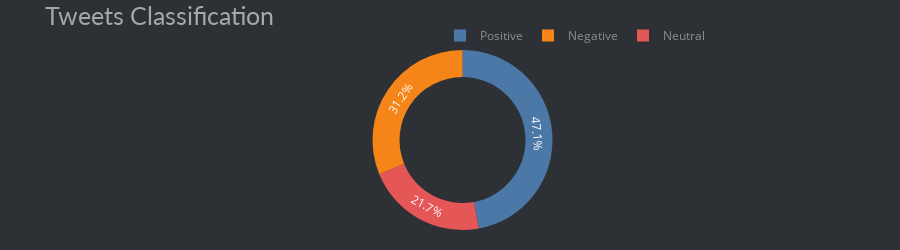

Notebook source saved alongside this figure:
### Code cell
#create pie chart 
fig_pie = px.pie(newdf, names='Sentiment', title='Tweets Classification', height=250,
                 hole=0.7, color_discrete_sequence=px.colors.qualitative.T10)
fig_pie.update_traces(textfont=dict(color='#fff'))
fig_pie.update_layout(margin=dict(t=50, b=20, l=50, r=25),
                      plot_bgcolor='#2d3035', paper_bgcolor='#2d3035',
                      title_font=dict(size=25, color='#a5a7ab', family="Lato, sans-serif"),
                      font=dict(color='#8a8d93'),
                      legend=dict(orientation="h", yanchor="bottom", y=1, xanchor="right", x=0.8)
                      )

### Figure 1 — Plotly figure (JSON) as saved in the notebook; plotly's stock layout.template omitted (floating-point values rounded to 4 significant figures; data arrays with more than 128 entries replaced by an {"elided": "..."} marker saying what was removed)
{"data": [{"domain": {"x": [0, 1], "y": [0, 1]}, "hole": 0.7, "hovertemplate": "Sentiment=%{label}<extra></extra>", "labels": {"elided": "2000 str values"}, "legendgroup": "", "name": "", "showlegend": true, "textfont": {"color": "#fff"}, "type": "pie"}], "layout": {"font": {"color": "#8a8d93"}, "height": 250, "legend": {"orientation": "h", "tracegroupgap": 0, "x": 0.8, "xanchor": "right", "y": 1, "yanchor": "bottom"}, "margin": {"b": 20, "l": 50, "r": 25, "t": 50}, "paper_bgcolor": "#2d3035", "piecolorway": ["#4C78A8", "#F58518", "#E45756", "#72B7B2", "#54A24B", "#EECA3B", "#B279A2", "#FF9DA6", "#9D755D", "#BAB0AC"], "plot_bgcolor": "#2d3035", "title": {"font": {"color": "#a5a7ab", "family": "Lato, sans-serif", "size": 25}, "text": "Tweets Classification"}}}
